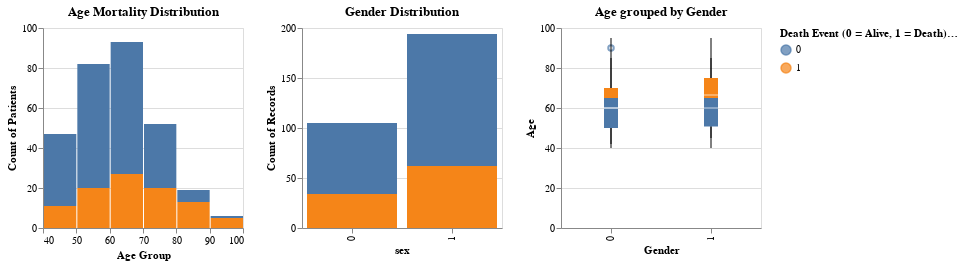

Notebook source saved alongside this figure:
### Markdown cell above
## Visualizations
### Distributions by age and gender with Mortality
**Age distribution** histogram chart shows how the ages of patients are distributed across the dataset. A simple histogram of age can reveal whether heart failure affects certain age groups more frequently.  

**Gender distribution** bar chart shows the distribution of the gender variable in the dataset. 

**Age distribution grouped by Gender** A box plot comparing the distribution of age grouped by gender provides insights into how age varies between male and female patients in the dataset. This can help identify differences in the age distribution between genders, which might have implications for understanding demographics or health outcomes related to age. (Male = 1, Female = 0). The medians are same at 60, it suggests a similar age distribution between genders. The females have a narrower box that suggests that most patients of that gender fall within a closer age range. Males have a wider variability in ages than females. If the IQR for males is wider than for females, it suggests that male patients in the dataset span a broader range of ages, while females might be concentrated in a more specific age group.
ive.

### Code cell
import altair as alt

# Create a container for our two different views
base =  alt.Chart(data).properties(width=200, height=200)

age_distr = base.mark_bar().encode(
    x = alt.X("age:Q", bin=True, title='Age Group'),
    y = alt.Y('count()', title='Count of Patients'),
    color=alt.Color('DEATH_EVENT:N', title='Death Event (0 = Alive, 1 = Death)'),
    tooltip = [alt.Tooltip("age:Q", bin=True, title='Age Group'),
        alt.Tooltip('sum(DEATH_EVENT):Q', title='Count of Deaths'),
        # alt.Tooltip('count() - sum(DEATH_EVENT):Q', title='Count of Alive'),
    ]    
).properties(title='Age Mortality Distribution')

gendr_distr = base.mark_bar().encode(
    alt.X("sex:N"),
    y ='count()',
    color=alt.Color('DEATH_EVENT:N', title='Death Event'),
    tooltip = ['DEATH_EVENT:N']    
).properties(title='Gender Distribution')

age_gender = base.mark_boxplot().encode(
    x=alt.X('sex:N', title="Gender"),
    y=alt.Y('age:Q', title="Age"),
    color=alt.Color('DEATH_EVENT:N', title='Death Event'),
    tooltip = ['age','sex']
).properties(title="Age grouped by Gender")

age_distr | gendr_distr | age_gender

### Figure 1 — Vega-Lite specification as saved in the notebook (floating-point values rounded to 4 significant figures; data arrays with more than 128 entries replaced by an {"elided": "..."} marker saying what was removed)
{"config": {"view": {"continuousWidth": 300, "continuousHeight": 300}}, "hconcat": [{"mark": {"type": "bar"}, "encoding": {"color": {"field": "DEATH_EVENT", "title": "Death Event (0 = Alive, 1 = Death)", "type": "nominal"}, "tooltip": [{"bin": true, "field": "age", "title": "Age Group", "type": "quantitative"}, {"aggregate": "sum", "field": "DEATH_EVENT", "title": "Count of Deaths", "type": "quantitative"}], "x": {"bin": true, "field": "age", "title": "Age Group", "type": "quantitative"}, "y": {"aggregate": "count", "title": "Count of Patients", "type": "quantitative"}}, "height": 200, "title": "Age Mortality Distribution", "width": 200}, {"mark": {"type": "bar"}, "encoding": {"color": {"field": "DEATH_EVENT", "title": "Death Event", "type": "nominal"}, "tooltip": [{"field": "DEATH_EVENT", "type": "nominal"}], "x": {"field": "sex", "type": "nominal"}, "y": {"aggregate": "count", "type": "quantitative"}}, "height": 200, "title": "Gender Distribution", "width": 200}, {"mark": {"type": "boxplot"}, "encoding": {"color": {"field": "DEATH_EVENT", "title": "Death Event", "type": "nominal"}, "tooltip": [{"field": "age", "type": "quantitative"}, {"field": "sex", "type": "quantitative"}], "x": {"field": "sex", "title": "Gender", "type": "nominal"}, "y": {"field": "age", "title": "Age", "type": "quantitative"}}, "height": 200, "title": "Age grouped by Gender", "width": 200}], "data": {"name": "data-bf7a88f5ce330528452de66944dd6b3a"}, "$schema": "https://vega.github.io/schema/vega-lite/v5.8.0.json", "datasets": {"data-bf7a88f5ce330528452de66944dd6b3a": {"elided": "299 records"}}}
